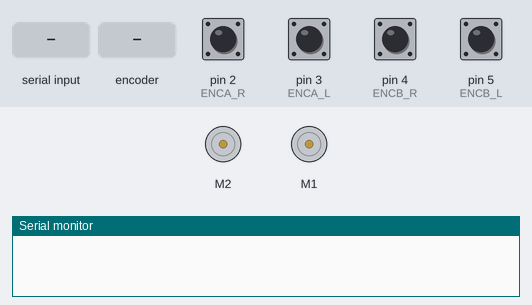
This sketch was run on a simulated Arduino Uno, built with avr-gcc and run on an emulated ATmega328P. Parts: 2 × DC motor (green arrow = forward, orange = backward, longer = faster), the last lines printed to the serial monitor. The inputs (shaded band) are chosen by the test bench; at power-on: pin 2 (ENCA_R), pin 3 (ENCA_L), pin 4 (ENCB_R), pin 5 (ENCB_L) HIGH.

Above: at 3.2 s.
3.3 s: "m 45\n" received over Serial
At 4.3 s:
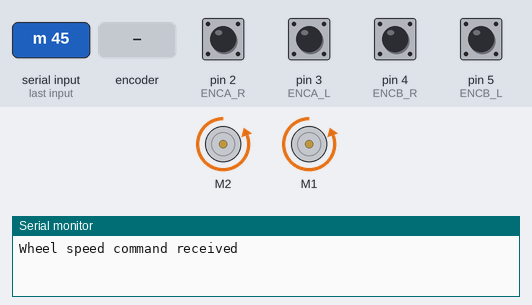
4.8 s: "p 45\n" received over Serial
At 7.6 s:
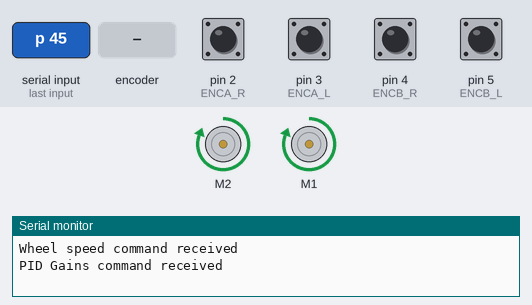
7.8 s: rotary encoder on pin 2 (ENCA_R) / pin 4 (ENCB_R) turned 1 step (first pin leading)
11.0 s: pin 3 (ENCA_L) pulled LOW for 0.15 s
14.1 s: "e90\n" received over Serial
17.1 s: "r90\n" received over Serial
Timing chart, 0 to 26.4 s (numbered marks = the images above; inputs shaded):
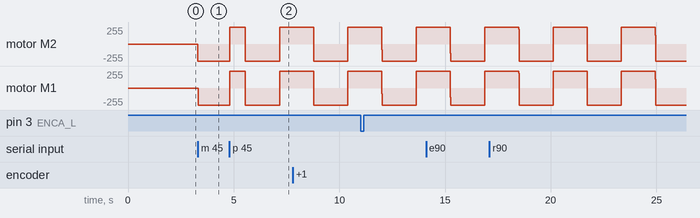

Measured:
- after the input at 3.3 s, motor M2, motor M1: stopped → backward 255/255 at once
- after the input at 4.8 s, motor M2: backward 255/255 → forward 255/255 at once, → backward 255/255 0.73 s later, → forward 255/255 1.6 s later; motor M1: backward 255/255 → forward 255/255 at once, → backward 255/255 0.72 s later, → forward 255/255 1.6 s later

The sketch:

serial_robot_control_arduino.ino
```cpp
#include <util/atomic.h>
#include <SoftwareSerial.h>
#include <Sabertooth.h>

// Sabertooth driver settings
const int sabertoothAddress = 128;    // Sabertooth address
const int txPin = 11;                 // TX pin for software serial to Sabertooth

// Sabertooth driver setup
SoftwareSerial SWSerial(NOT_A_PIN, txPin); // RX on no pin (unused), TX on pin 11 (to S1)
Sabertooth ST(sabertoothAddress, SWSerial);  // Sabertooth with address 128

// Pins right motor
#define ENCA_R 2 // Interrupt pin
#define ENCB_R 4

// Pins left motor
#define ENCA_L 3 // Interrupt pin
#define ENCB_L 5

// Globals
float countsPerRevolution = 246.00; // Encoder's counts per shaft revolution
String serialCommand; // Variable to store serial input

// Globals for right motor
long prevT_R = 0; // Previus time
int posPrev_R = 0; // Previous position
volatile int pos_i_R = 0; // Encoder position
volatile float velocity_i_R = 0; // Velocity measured in encoder's counts/second
float v1Filt_R = 0; // Filtered motor rad/s
float v1Prev_R = 0; // Previous rad/s
float eintegral_R = 0; // Sum of error/intergral
float prevErr_R = 0; // Previous error

// Globals for left motor - same as for right motor
long prevT_L = 0;
int posPrev_L = 0;
volatile int pos_i_L = 0;
volatile float velocity_i_L = 0;
float v1Filt_L = 0;
float v1Prev_L = 0;
float eintegral_L = 0;
float prevErr_L = 0;

// Set target velocities in rad/s
float vt_R = 0;  // Target for right motor in rad/s
float vt_L = 0;  // Target for left motor in rad/s

// PID constants
float kp = 2.55; // Proportional
float ki = 2.15; // Integral
float kd = 0.35; // Derivative

void setup()
{
  //Serial begin
  Serial.begin(19200);

  // Sabertooth serial setup
  SWSerial.begin(9600);
  ST.autobaud();

  // Setup right motor encoder pins
  pinMode(ENCA_R, INPUT_PULLUP); // Need pullup resistor
  pinMode(ENCB_R, INPUT_PULLUP);
  attachInterrupt(digitalPinToInterrupt(ENCA_R), readEncoderRight, RISING); // Go to readEncoder function when interrupt pin in triggered

  // Setup left motor encoder pins
  pinMode(ENCA_L, INPUT_PULLUP);
  pinMode(ENCB_L, INPUT_PULLUP);
  attachInterrupt(digitalPinToInterrupt(ENCA_L), readEncoderLeft, RISING);
}

void loop()
{
  // Check serial to read the received command
  getCommand();

  // Right motor control
  controlMotor('R', pos_i_R, posPrev_R, prevT_R, v1Filt_R, v1Prev_R, eintegral_R, prevErr_R, vt_R);

  // Left motor control
  controlMotor('L', pos_i_L, posPrev_L, prevT_L, v1Filt_L, v1Prev_L, eintegral_L, prevErr_L, vt_L);

  // 1ms delay so that sampling frequency is 1kHz (needed for the filter implementation)
  delay(1);
}

// Function to implement PID
void controlMotor(char motor, volatile int &pos_i, int &posPrev, long &prevT, float &v1Filt, float &v1Prev, float &eintegral, float &prevErr, float vt)
{
  // Read the position in an atomic block
  int pos = 0;
  ATOMIC_BLOCK(ATOMIC_RESTORESTATE)
  {
    pos = pos_i;
  }

  // Calculate velocity
  long currT = micros(); // Current timestamp in microseconds
  float deltaT = ((float)(currT - prevT)) / 1.0e6;  // Time difference in seconds
  float velocity = (pos - posPrev) / deltaT; // Motor speed in counts/second
  posPrev = pos; // Set current position as previous position for the next loop

  // Convert count/s to rad/s
  float v1 = (velocity / countsPerRevolution) * 2.0 * 3.14159; // Radians per second

  // Multiply speed by 10 so i can you smaller PID Gains
  v1 = v1*10.0;
  vt = vt*10.0;

  // Low-pass filter (25 Hz cutoff) for reduce the noise of the measured rad/s
  v1Filt = 0.8544 * v1Filt + 0.0728 * v1 + 0.0728 * v1Prev;
  v1Prev = v1; // Set current rad/s as previous rad/s for the next loop

  // PID control
  float e = vt - v1Filt; // Calculate error
  eintegral = eintegral + e * deltaT; // Calculate the integral of the error
  float derivative = (e - prevErr) / (currT - prevT); // Calculate the derivative of the error
  prevT = currT; // Set current time as previous time for the next loop
  prevErr = e; // Set current error as previous error for the next loop

  float u = (kp * e) + (ki * eintegral) + (kd * derivative); // Calculate control signal

  // Set motor speed and direction
  int dir = (u < 0) ? -1 : 1; // If control signal is below zero, direction is negative
  int signal = (int)fabs(u); // Get absolute value of control signal
  if (signal > 127) // Limit signal to a max value of 127  - Designed for the Sabertooth 2x12 motor driver
  {
    signal = 127;
  }

  // If target speed is 0, set motor's speed to 0
  if(vt == 0)
    signal = 0;

  setMotor(dir, signal, motor); // Give signal to the motor

  //Serial.println(vt);
  //Serial.println(v1);
}

// Function to control the motors
void setMotor(int dir, int speed, char motor)
{
  if (dir == 1) // Forward direction
  {
    if (motor == 'R')
    {
      ST.motor(2, -speed); // Right motor forward
    }else
    {
      ST.motor(1, -speed); // Left motor forward
    }
  }else // Backwards
  {
    if (motor == 'R')
    {
      ST.motor(2, speed); // Right motor backward
    }else
    {
      ST.motor(1, speed); // Left motor backward
    }
  }
}

// Get right encoder's count
void readEncoderRight()
{
  int b = digitalRead(ENCB_R);
  int increment = (b > 0) ? 1 : -1;
  pos_i_R += increment;
}

// Get left encoder's count
void readEncoderLeft()
{
  int b = digitalRead(ENCB_L);
  int increment = (b > 0) ? -1 : 1;
  pos_i_L += increment;
}

void getCommand()
{
  if(Serial.available() > 0)
  {
    String serialCommand = Serial.readStringUntil('\n');
    char dec = serialCommand[0];

    if(dec == 'm') // Set desired speed in rad/s: 'm vt_R vt_L'
    {
      int index = 0;
      String arr[3];
      for (int i = 0; i < 3; i++)
      {
         index = serialCommand.indexOf(' ');
         arr[i] = serialCommand.substring(0, index);
         serialCommand = serialCommand.substring(index+1);
      }
      vt_L= arr[1].toFloat();
      vt_R = arr[2].toFloat();
      Serial.println("Wheel speed command received");
    }
    else if(dec == 'p') // Set PID Value 'p Kp Ki Kd'
    {
      int index = 0;
      String arr[4];
      for (int i = 0; i < 4; i++)
      {
         index = serialCommand.indexOf(' ');
         arr[i] = serialCommand.substring(0, index);
         serialCommand = serialCommand.substring(index+1);
      }
      kp = arr[1].toFloat();
      ki = arr[2].toFloat();
      kd = arr[3].toFloat();
      Serial.println("PID Gains command received");
    }
    else if(dec == 'e') // Print encoder counts
    {
      Serial.print(pos_i_L);
      Serial.print(" ");
      Serial.println(pos_i_R);
    }
    else if(dec == 'r') // Reset encoder count to 0 for both motors
    {
      pos_i_L = 0;
      pos_i_R = 0;
      Serial.println("Encoder reset command received");
    }
  }
}
```
